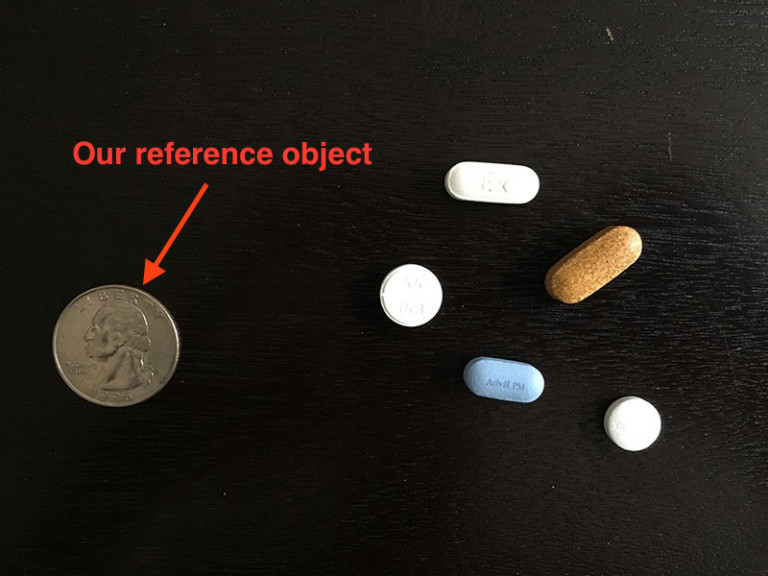
#> input picture test.jpg, 768 x 576 px, found by its file name
$ python measure.py --image C:/test.jpg --width 0.955   (older library calls are emulated)
#> lines starting #> are read from the running program, lines starting #| are printed output that depends on the picture; after the words box and inside, x2 and y2 are one past the last pixel; in counts of white or black regions, pixels touching at a corner belong together
# python measure.py --image C:/test.jpg --width 0.955

from scipy.spatial import distance as dist
from imutils import perspective
from imutils import contours
import numpy as np
import argparse
import imutils
import cv2

def midpoint(ptA, ptB):
	return ((ptA[0] + ptB[0]) * 0.5, (ptA[1] + ptB[1]) * 0.5)

ap = argparse.ArgumentParser()
ap.add_argument("-i", "--image", required=True,
	help="path to the input image")
ap.add_argument("-w", "--width", type=float, required=True,
	help="width of the left-most object in the image (in inches)")
args = vars(ap.parse_args())

image = cv2.imread(args["image"])
#> image is the input picture: shape (576, 768, 3); mean B, G, R 25.8, 31, 35.1
cv2.imshow("image", image)
cv2.waitKey(0)

gray = cv2.cvtColor(image, cv2.COLOR_BGR2GRAY)
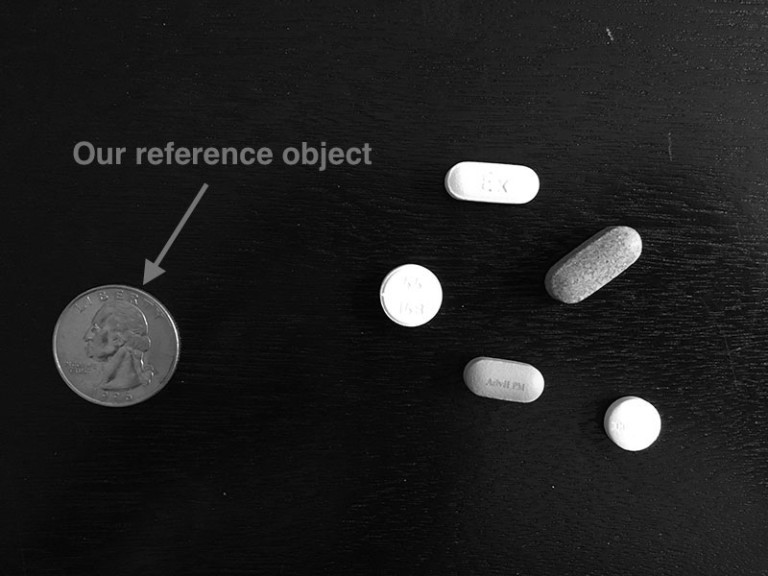
#> gray: shape (576, 768); min 0, max 255, mean 31.6
cv2.imshow("image", gray)
cv2.waitKey(0)

gray = cv2.GaussianBlur(gray, (7, 7), 0)
cv2.imshow("image", gray)
cv2.waitKey(0)

# edge detection + dilation + erosion
edged = cv2.Canny(gray, 50, 100)
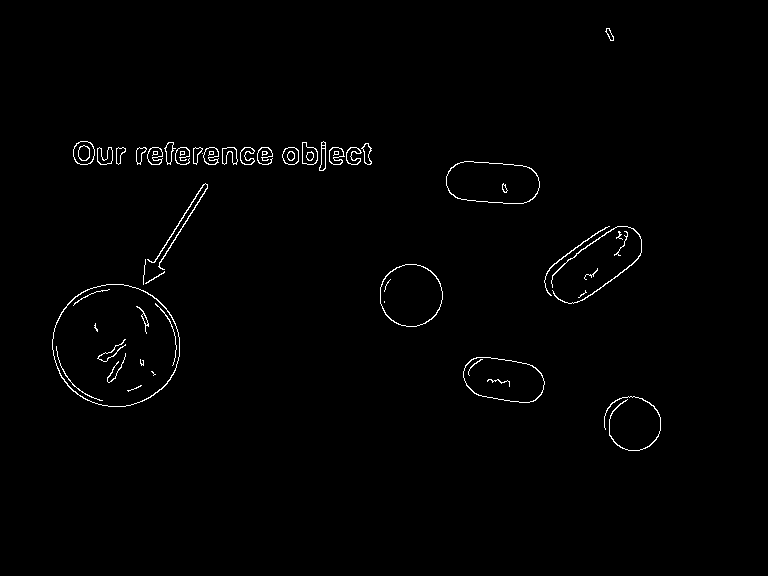
#> edged: shape (576, 768); 0.99% white in thin lines or dots, all inside (x1, y1, x2, y2) = (52, 28, 661, 451)
cv2.imshow("image", edged)
cv2.waitKey(0)

edged = cv2.dilate(edged, None, iterations=1)
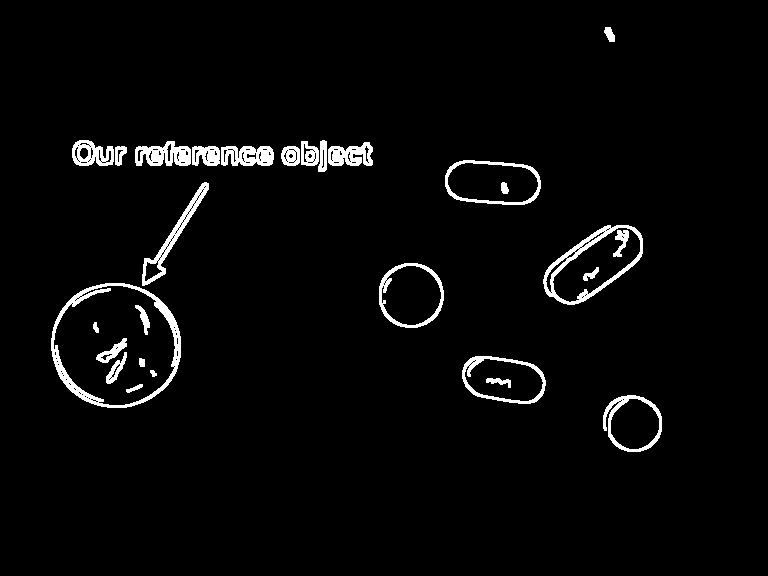
#> edged: shape (576, 768); 3.1% white; 28 white regions, largest, box (x1, y1, x2, y2) and area: (51, 283, 181, 408) 2159, (543, 225, 643, 305) 1463, (142, 182, 209, 286) 1032
cv2.imshow("image", edged)
cv2.waitKey(0)

edged = cv2.erode(edged, None, iterations=1)
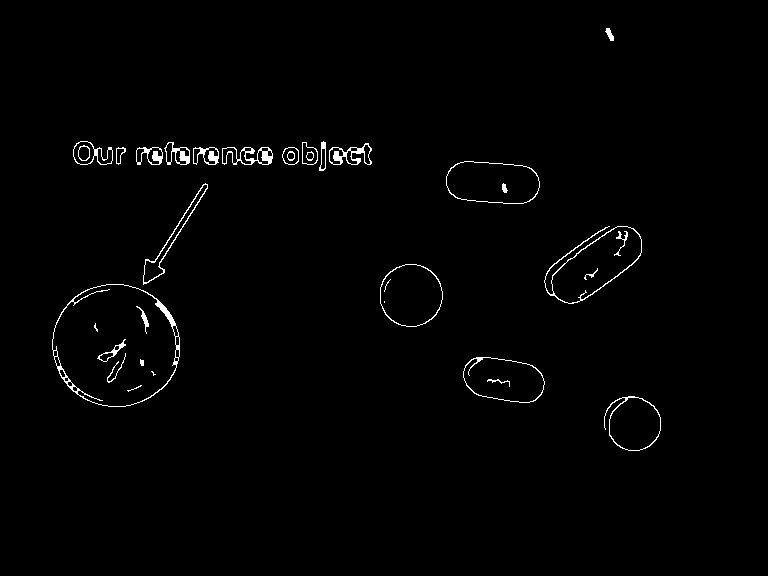
#> edged: shape (576, 768); 1.2% white in thin lines or dots, all inside (x1, y1, x2, y2) = (52, 28, 661, 451)
cv2.imshow("image", edged)
cv2.waitKey(0)

cnts = cv2.findContours(edged.copy(), cv2.RETR_EXTERNAL,
    cv2.CHAIN_APPROX_SIMPLE)
#> cnts = 18 contours; largest, box (x1, y1, x2, y2) and area: (52, 284, 180, 407) 12246, (544, 226, 642, 304) 3903, (446, 161, 540, 204) 3268, (380, 264, 443, 327) 3065, (463, 357, 545, 403) 2837
cnts = imutils.grab_contours(cnts)

(cnts, _) = contours.sort_contours(cnts)
pixelsPerMetric = None

for c in cnts:
    print(c)
    if cv2.contourArea(c) < 100:
        continue

    orig = image.copy()
    box = cv2.minAreaRect(c)
    box = cv2.cv.BoxPoints(box) if imutils.is_cv2() else cv2.boxPoints(box)
    box = np.array(box, dtype='int')

    box = perspective.order_points(box)
    cv2.drawContours(orig, [box.astype("int")], -1, (0, 255, 0), 2)

    (tl, tr, br, bl) = box
    (tltrX, tltrY) = midpoint(tl, tr)
    (blbrX, blbrY) = midpoint(bl, br)

    (tlblX, tlblY) = midpoint(tl, bl)
    (trbrX, trbrY) = midpoint(tr, br)

    cv2.circle(orig, (int(tltrX), int(tltrY)), 5, (255, 0, 0), -1)
    cv2.circle(orig, (int(blbrX), int(blbrY)), 5, (255, 0, 0), -1)
    cv2.circle(orig, (int(tlblX), int(tlblY)), 5, (255, 0, 0), -1)
    cv2.circle(orig, (int(trbrX), int(trbrY)), 5, (255, 0, 0), -1)

    cv2.line(orig, (int(tltrX), int(tltrY)), (int(blbrX), int(blbrY)),
        (255,0,255), 2)

    cv2.line(orig, (int(tlblX), int(tlblY)), (int(trbrX), int(trbrY)),
        (255,0,255), 2)

    dA = dist.euclidean((tltrX, tltrY), (blbrX, blbrY))
    dB = dist.euclidean((tlblX, tlblY), (trbrX, trbrY))

    if pixelsPerMetric is None:
        pixelsPerMetric = dB / args["width"]

    dimA = dA / pixelsPerMetric
    dimB = dB / pixelsPerMetric

    cv2.putText(orig, "{:.1f}in".format(dimA),
        (int(tltrX - 15), int(tltrY - 10)), cv2.FONT_HERSHEY_SIMPLEX,
        0.65, (255, 255, 255), 2)
    cv2.putText(orig, "{:.1f}in".format(dimB),
        (int(trbrX + 10), int(trbrY)), cv2.FONT_HERSHEY_SIMPLEX,
        0.65, (255, 255, 255), 2)

    cv2.imshow("image", orig)
    cv2.waitKey(0)
#> this loop made 18 passes
#> (tl, tr, br, bl, tltrX, tltrY, blbrX, blbrY) on pass 1: ([52, 284], [179, 284], [179, 406], [52, 406], 115.5, 284, 115.5, 406)
#> (tl, tr, br, bl, tltrX, tltrY, blbrX, blbrY) on passes 2, 4, 5, 7, 8, 9: ([73, 141], [112, 141], [112, 164], [73, 164], 92.5, 141, 92.5, 164), ([136, 147], [162, 147], [162, 164], [136, 164], 149, 147, 149, 164), ([134, 279], [188, 174], [208, 184], [154, 290], 161, 226.5, 181, 237), ([193, 147], [218, 147], [218, 164], [193, 164], 205.5, 147, 205.5, 164), ([222, 147], [272, 147], [272, 164], [222, 164], 247, 147, 247, 164), ([282, 147], [298, 147], [298, 164], [282, 164], 290, 147, 290, 164)
#> (printed output is left out)
#> pass 1, `cv2.imshow("image", orig)`:
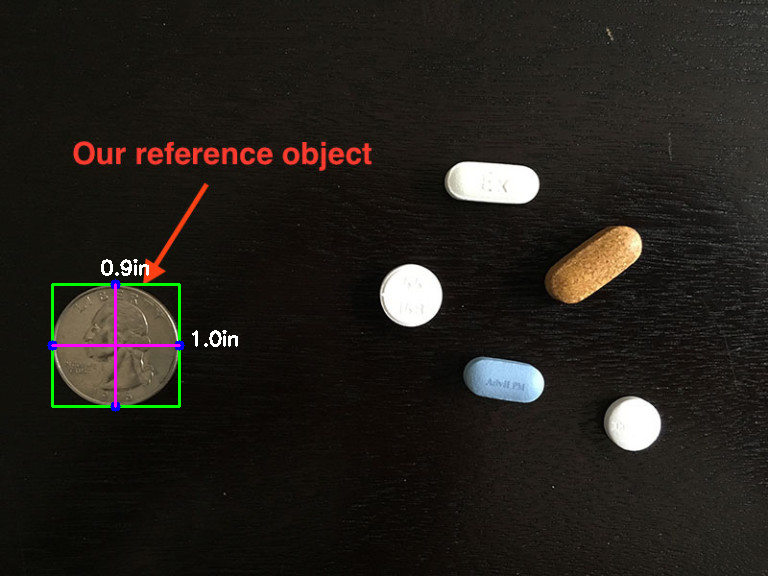
#> window 'image': shape (576, 768, 3); mean B, G, R 26.5, 31.9, 35.6
#> pass 2, `cv2.imshow("image", orig)`:
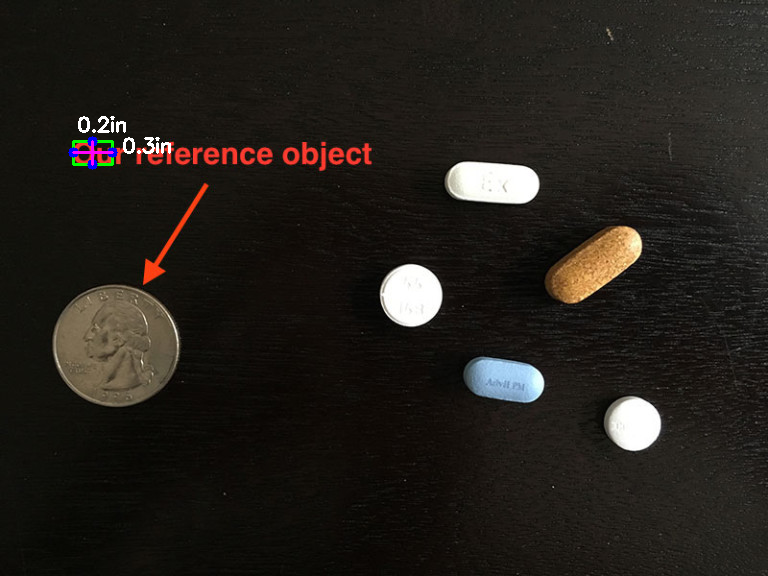
#> window 'image': shape (576, 768, 3); mean B, G, R 26.4, 31.4, 35.4
#> after the loop, pixelsPerMetric = 133
